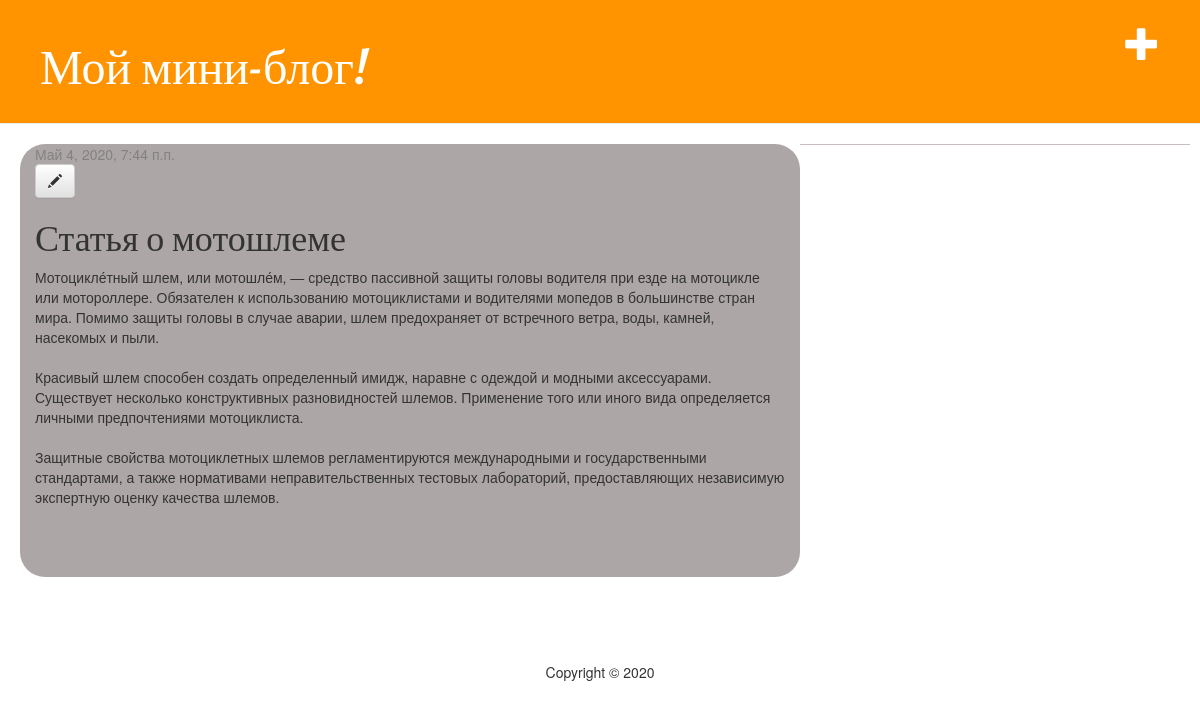
The app's page /post/1/ (signed in) with its own data.
### blog/models.py (models this page shows, shortened)
class Post(models.Model):
    author = models.ForeignKey(settings.AUTH_USER_MODEL, on_delete=models.CASCADE)
    title = models.CharField(max_length=200)
    text = models.TextField()
    created_date = models.DateTimeField(default=timezone.now)
    published_date = models.DateTimeField(blank=True, null=True)

### blog/views.py (the view)
# urls.py: path('post/<int:pk>/', views.post_detail, name='post_detail'),
def post_detail(request,pk):
    post = get_object_or_404(Post, pk=pk)
    return render(request, 'blog/post_detail.html', {'post':post})

### blog/templates/blog/post_detail.html
{% extends 'blog/base.html' %}
{% block content %}
    <div class="post">
        {% if post.published_date %}
            <div class="date">
                {{ post.published_date }}
            </div>
        {% endif %}
        {% if user.is_authenticated %}
            <a class="btn btn-default" href="{% url 'post_edit' pk=post.pk %}"><span class="glyphicon glyphicon-pencil"></span></a>
        {% endif %}
        <h1>{{ post.title }}</h1>
        <p>{{ post.text|linebreaksbr }}</p>
    </div>
{% endblock %}

### blog/static/css/blog.css (style rules this page uses)
h1, h2, h3, h4 { font-family: 'Lobster', cursive; }
.date { color: #828282; }
.post { margin-bottom: 70px; }

### records on screen
Post: published_date "Май 4, 2020, 7:44 п.п.", title "Статья о мотошлеме", text "Мотоцикле́тный шлем, или мотошле́м, — средство пассивной защиты головы водителя при езде на мотоцикле или мотороллере. Обязателен к использованию мотоциклистами и водителями мопедов в большинстве стран мира. Помимо защиты головы в случае аварии, шлем предохраняет от встречного ветра, воды, камней, насекомых и пыли. Красивый шлем способен создать определенный имидж, наравне с одеждой и модными аксессуарами. Существует несколько конструктивных разновидностей шлемов. Применение того или иного вида определяется личными предпочтениями мотоциклиста. Защитные свойства мотоциклетных шлемов регламентируются международными и государственными стандартами, а также нормативами неправительственных…"
